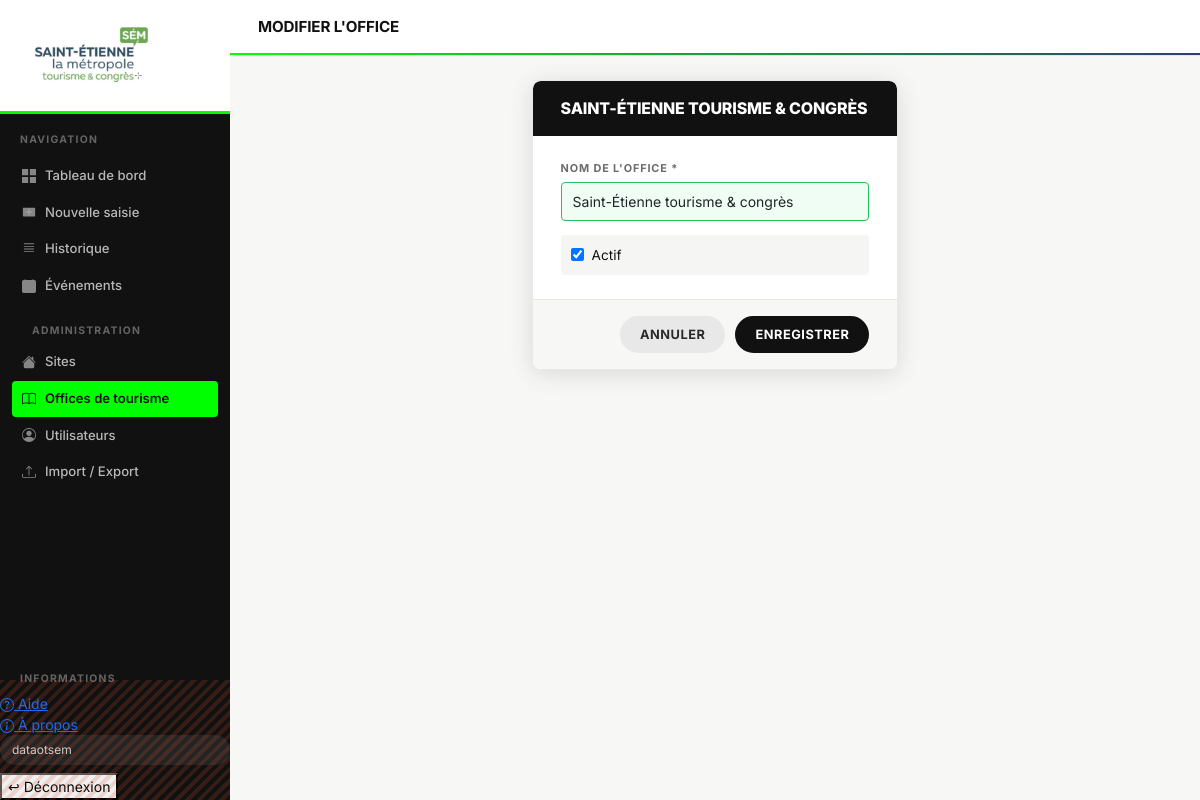
The page /offices/1/modifier/ (signed in) on the database its author committed.
### suivi/models.py (models this page shows, shortened)
class Utilisateur(AbstractUser):
    ROLE_CHOICES = [
        ("saisisseur", "Saisisseur (site)"),
        ("admin", "Administrateur"),
    ]
    site = models.ForeignKey(
        SiteTouristique,
        verbose_name="Site rattaché",
        on_delete=models.SET_NULL,
        null=True,
        blank=True,
        related_name="utilisateurs",
    )
    role = models.CharField(
        "Rôle", max_length=20, choices=ROLE_CHOICES, default="saisisseur"
    )
    telephone = models.CharField("Téléphone", max_length=30, blank=True)
    cle_api = models.CharField(
        "Clé API", max_length=64, blank=True, unique=True, null=True,
        help_text="Utilisée pour l'accès en lecture à l'API (ex: Power BI). Laisser vide si non utilisée.",
    )
    @property
    def est_admin(self):
        return self.role == "admin" or self.is_superuser

class OfficeDeTourisme(models.Model):
    nom = models.CharField("Nom", max_length=200)
    actif = models.BooleanField("Actif", default=True)
    class Meta:
        verbose_name = "Office de tourisme"
        verbose_name_plural = "Offices de tourisme"
        ordering = ["nom"]

### suivi/views.py (the view)
# urls.py: path("offices/<int:pk>/modifier/", views.modifier_office, name="modifier_office"),
@user_passes_test(est_admin)
def modifier_office(request, pk):
    office = get_object_or_404(OfficeDeTourisme, pk=pk)
    if request.method == "POST":
        form = OfficeDeTourismeForm(request.POST, instance=office)
        if form.is_valid():
            form.save()
            messages.success(request, "Office de tourisme mis à jour.")
            return redirect("liste_offices")
    else:
        form = OfficeDeTourismeForm(instance=office)
    return render(request, "suivi/formulaire_office.html", {"form": form, "office": office})

### suivi/forms.py
class OfficeDeTourismeForm(forms.ModelForm):
    class Meta:
        model = OfficeDeTourisme
        fields = ["nom", "actif"]
        widgets = {
            "nom": forms.TextInput(attrs={"class": "form-control"}),
        }

### suivi/views.py (called while the page is built)
def est_admin(user):
    return user.is_authenticated and user.est_admin

### suivi/templates/suivi/formulaire_office.html (shortened to what this page needs)
{% extends "suivi/base.html" %}
{% block page_title %}{% if office %}Modifier l'office{% else %}Nouvel office{% endif %}{% endblock %}
{% block contenu %}
<div class="row justify-content-center">
<div class="col-md-5">
<div x-data="{ nom: '{{ form.nom.value|default:''|escapejs }}' }"
     class="modal-card animate__animated animate__fadeInDown animate__faster"
     style="position:static; width:100%; max-height:none; box-shadow:0 4px 24px rgba(0,0,0,.12); border:1px solid var(--c-gris-clair);">
    <div class="modal-header">
        <h4 x-text="nom || '{% if office %}{{ office.nom|escapejs }}{% else %}Nouvel office de tourisme{% endif %}'"></h4>
    </div>
    <div class="modal-body">
        <form method="post" id="form-office">
            <div class="field-group" :class="nom.length > 0 ? 'field-ok' : ''">
                <label>Nom de l'office *</label>
                <input type="text" name="nom" class="form-control"
                       x-model="nom" value="{{ form.nom.value|default:'' }}"
                       placeholder="Ex : Office de tourisme du Pilat" required>
            </div>
            <div style="display:flex; align-items:center; gap:8px; padding:10px; background:var(--c-input-bg); border-radius:var(--r-sm);">
                {{ form.actif }}
                <label for="{{ form.actif.id_for_label }}" style="font-size:.85rem; margin:0; cursor:pointer;">Actif</label>
            </div>
        </form>
    </div>
    <div class="modal-actions">
        <a href="{% url 'liste_offices' %}" class="btn-cancel">Annuler</a>
        <button type="submit" form="form-office" class="btn-app" :disabled="nom.length === 0">
            <span class="btn-label">Enregistrer</span>
        </button>
    </div>
</div>
</div>
</div>
{% endblock %}

### suivi/templates/suivi/base.html (shortened to what this page needs)
<!DOCTYPE html>
{% load static %}
<html lang="fr">
<head>
    <link href="https://cdn.jsdelivr.net/npm/bootstrap@5.3.3/dist/css/bootstrap.min.css" rel="stylesheet">
    <link rel="stylesheet" href="https://cdn.jsdelivr.net/npm/animate.css@4/animate.min.css">
    <link rel="stylesheet" href="https://cdn.jsdelivr.net/npm/toastify-js/src/toastify.min.css">
    <link rel="stylesheet" href="https://cdn.jsdelivr.net/npm/flatpickr/dist/flatpickr.min.css">
</head>
<body>
{% if user.is_authenticated %}
<aside class="sidebar">
    <div class="sidebar-logo">
        <img src="{% static 'suivi/images/logo.png' %}" alt="Saint-Étienne Tourisme">
    </div>
    <div class="sidebar-stripe"></div>
    <div class="sidebar-section">Navigation</div>
    <nav class="sidebar-nav">
        <a href="{% url 'tableau_de_bord' %}" {% if request.resolver_match.url_name == 'tableau_de_bord' %}class="active"{% endif %}>
            <svg width="14" height="14" fill="currentColor" viewBox="0 0 16 16"><path d="M0 0h7v7H0V0zm9 0h7v7H9V0zM0 9h7v7H0V9zm9 0h7v7H9V9z"/></svg>
            Tableau de bord
        </a>
        <a href="{% url 'saisir_indicateur' %}" {% if request.resolver_match.url_name == 'saisir_indicateur' %}class="active"{% endif %}>
            <svg width="14" height="14" fill="currentColor" viewBox="0 0 16 16"><path d="M8 4a.5.5 0 0 1 .5.5v3h3a.5.5 0 0 1 0 1h-3v3a.5.5 0 0 1-1 0v-3h-3a.5.5 0 0 1 0-1h3v-3A.5.5 0 0 1 8 4z"/><path d="M14.5 3a.5.5 0 0 1 .5.5v9a.5.5 0 0 1-.5.5h-13a.5.5 0 0 1-.5-.5v-9a.5.5 0 0 1 .5-.5h13z"/></svg>
            Nouvelle saisie
        </a>
        <a href="{% url 'liste_indicateurs' %}" {% if request.resolver_match.url_name == 'liste_indicateurs' %}class="active"{% endif %}>
            <svg width="14" height="14" fill="currentColor" viewBox="0 0 16 16"><path d="M2.5 1.5a.5.5 0 0 0 0 1h11a.5.5 0 0 0 0-1h-11zm0 3a.5.5 0 0 0 0 1h11a.5.5 0 0 0 0-1h-11zm0 3a.5.5 0 0 0 0 1h11a.5.5 0 0 0 0-1h-11zm0 3a.5.5 0 0 0 0 1h11a.5.5 0 0 0 0-1h-11z"/></svg>
            Historique
        </a>
        <a href="{% url 'liste_evenements' %}" {% if request.resolver_match.url_name == 'liste_evenements' %}class="active"{% endif %}>
            <svg width="14" height="14" fill="currentColor" viewBox="0 0 16 16"><path d="M3.5 0a.5.5 0 0 1 .5.5V1h8V.5a.5.5 0 0 1 1 0V1h1a2 2 0 0 1 2 2v11a2 2 0 0 1-2 2H2a2 2 0 0 1-2-2V3a2 2 0 0 1 2-2h1V.5a.5.5 0 0 1 .5-.5z"/></svg>
            Événements
        </a>
        {% if user.est_admin %}
        <div class="sidebar-section">Administration</div>
        <a href="{% url 'liste_sites' %}" {% if 'site' in request.resolver_match.url_name %}class="active"{% endif %}>
            Sites
        </a>
        <a href="{% url 'liste_offices' %}" {% if 'office' in request.resolver_match.url_name %}class="active"{% endif %}>
            Offices de tourisme
        </a>
        <a href="{% url 'liste_utilisateurs' %}" {% if 'utilisateur' in request.resolver_match.url_name %}class="active"{% endif %}>
            <svg width="14" height="14" fill="currentColor" viewBox="0 0 16 16"><path d="M11 6a3 3 0 1 1-6 0 3 3 0 0 1 6 0z"/><path fill-rule="evenodd" d="M0 8a8 8 0 1 1 16 0A8 8 0 0 1 0 8zm8-7a7 7 0 0 0-5.468 11.37C3.242 11.226 4.805 10 8 10s4.757 1.225 5.468 2.37A7 7 0 0 0 8 1z"/></svg>
            Utilisateurs
        </a>
        <a href="{% url 'portail_import_export' %}" {% if 'import' in request.resolver_match.url_name or 'export' in request.resolver_match.url_name %}class="active"{% endif %}>
            Import / Export
        </a>
        {% endif %}
    </nav>
        <div class="sidebar-section">Informations</div>
        <a href="{% url 'aide' %}" {% if request.resolver_match.url_name == 'aide' %}class="active"{% endif %}>
            Aide
        </a>
        <a href="{% url 'a_propos' %}" {% if request.resolver_match.url_name == 'a_propos' %}class="active"{% endif %}>
            À propos
        </a>
        <div class="user-pill">{{ user.get_full_name|default:user.username }}{% if user.site %} · {{ user.site.nom }}{% endif %}</div>
        <form method="post" action="{% url 'deconnexion' %}">
            <button type="submit">↩ Déconnexion</button>
        </form>
</aside>
<div class="main-wrap">
    <header class="topbar">
        <span class="topbar-title">{% block page_title %}{% endblock %}</span>
    </header>
    <main class="page-body">
{% endif %}
{% block contenu %}{% endblock %}
{% if user.is_authenticated %}
    </main>
</div>
{% endif %}
</body>
</html>

### rows shown on the page
Utilisateur: get_full_name "dataotsem"
OfficeDeTourisme: nom "Saint-Étienne tourisme & congrès", actif "☑"
